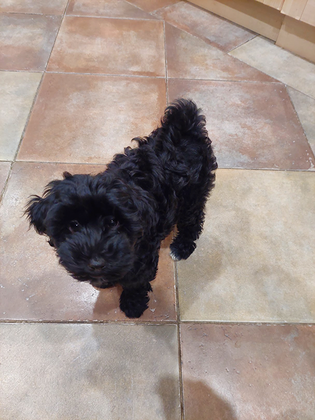
%> input picture visual.cryptography/final/hiddenCipher.png, 315 x 420 px, shrunk from 512 x 683 before the run; the run also reads 1 picture not shown here
$ octave Decryption.m   (GNU Octave 9; MATLAB toolbox functions it lacks are replaced by stand-ins)
%> lines starting %> are read from the running program, lines starting %| are printed output that depends on the picture; in (x1, y1, x2, y2) boxes, pixels count from 0 and x2, y2 are one past the last pixel; in counts of white or black regions, pixels touching at a corner belong together; the program's own positions count from 1
### visual.cryptography/proj/ExtractImage.m
function[binary] = ExtractImage(colour)


% binary dimesion data is used to initialize array parameters
binary = uint8(zeros(size(colour(:,:,1))));
[row,col] = size(colour(:,:,1));

% iterates through each element of each dimesnion for data comparion
for i = 1:row
    for j = 1:col
        red = colour(i,j,1);
        green = colour(i,j,2);
        blue = colour(i,j,3);

        % total values from dimension stored for data comparison
        total = double(red)+double(green)+double(blue);

        % typcasted value is converted to double then compared with binary data being modified
        if mod(total,2) == 0
            binary(i,j) = 0;
        elseif mod(total,2) == 1
             binary(i,j) = 255;
        end

    end
end


end

### visual.cryptography/proj/DecryptImage.m
function[greyscaleImage] = DecryptImage(cipherArray,keyArray)

greyscaleImage = uint8(zeros(size(keyArray)));


% corresponding pixels of the cipher and key uint8 data is compared and b/w pixel value is inserted accorindingly into the greyscale output
for i = 1:size(keyArray,1)
    for j = 1:size(keyArray,2)

        % compares when both corresponding values are the same within cipher-key paires
        if (cipherArray(i,j) == 255 && keyArray(i,j) == 255) || (cipherArray(i,j) == 0 && keyArray(i,j) == 0)
            greyscaleImage(i,j) = 255;

        else
            greyscaleImage(i,j) = 0;

        end


    end
end


end

### visual.cryptography/final/Decryption.m
% Step 3: Decryption
%
% This script decrypts a ciphered image that has been hidden in another
% one.
%
% For this script to work you will need to write the following functions:
% ExtractImage, DecryptImage

hiddenCipherFilename = input('Enter the filename for your hidden cipher image (or hit enter to use hiddenCipher.png):','s');
% Use the default name if one wasn't entered
if (length(hiddenCipherFilename) == 0)
    hiddenCipherFilename = 'hiddenCipher.png'; % no name entered, so default to 'hiddenKey.png'
end

hiddenKeyFilename = input('Enter the filename for your hidden key image (or hit enter to use hiddenKey.png):','s');
% Use the default name if one wasn't entered
if (length(hiddenKeyFilename) == 0)
    hiddenKeyFilename = 'hiddenKey.png'; % no name entered, so default to 'hiddenKey.png'
end

% Read in images and extract them
hiddenCipherImage = imread(hiddenCipherFilename);
%> hiddenCipherImage is the input picture: size 420x315x3 uint8; mean R, G, B 159.8, 145.6, 139.3
hiddenKeyImage = imread(hiddenKeyFilename);

% Extract the hidden images
cipherImage = ExtractImage(hiddenCipherImage);
%> in ExtractImage, `binary = uint8(zeros(size(colour(:,:,1))));`: binary: size 420x315 uint8; every value is 0
%> in ExtractImage, `[row,col] = size(colour(:,:,1));`: row = 420; col = 315
%> after the loop in ExtractImage, `for i = 1:row`:
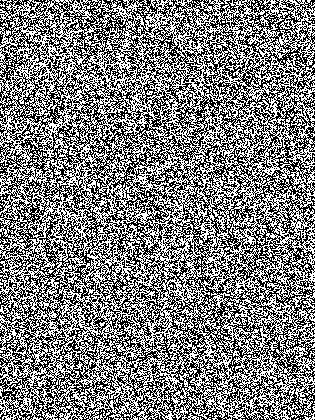
%> binary: size 420x315 uint8; 49.8% white in thin lines or dots
keyImage = ExtractImage(hiddenKeyImage);
%> after the loop in ExtractImage (call 2), `for i = 1:row`:
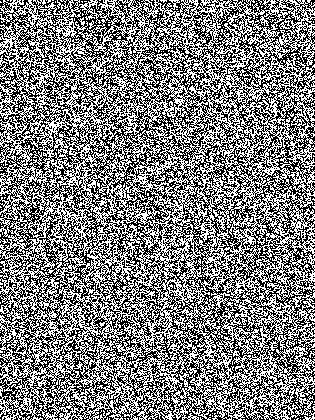
%> binary: size 420x315 uint8; 49.8% white in thin lines or dots


% Decrypt the cipher image using the key
plainImage = DecryptImage(cipherImage,keyImage);
%> after the loop in DecryptImage, `for i = 1:size(keyArray,1)`:
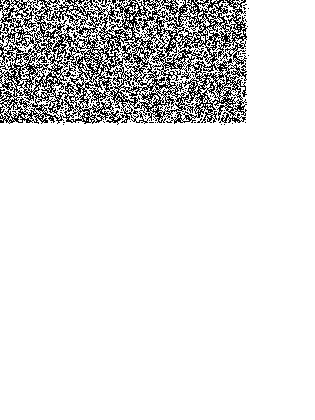
%> greyscaleImage: size 420x315 uint8; 88.5% white; black in thin lines or dots, all inside (x1, y1, x2, y2) = (0, 0, 249, 125)
imwrite(plainImage,'plainImage.png');

% display the decrypted message
figure(3)
imshow(plainImage);
title('Decrypted Image');
